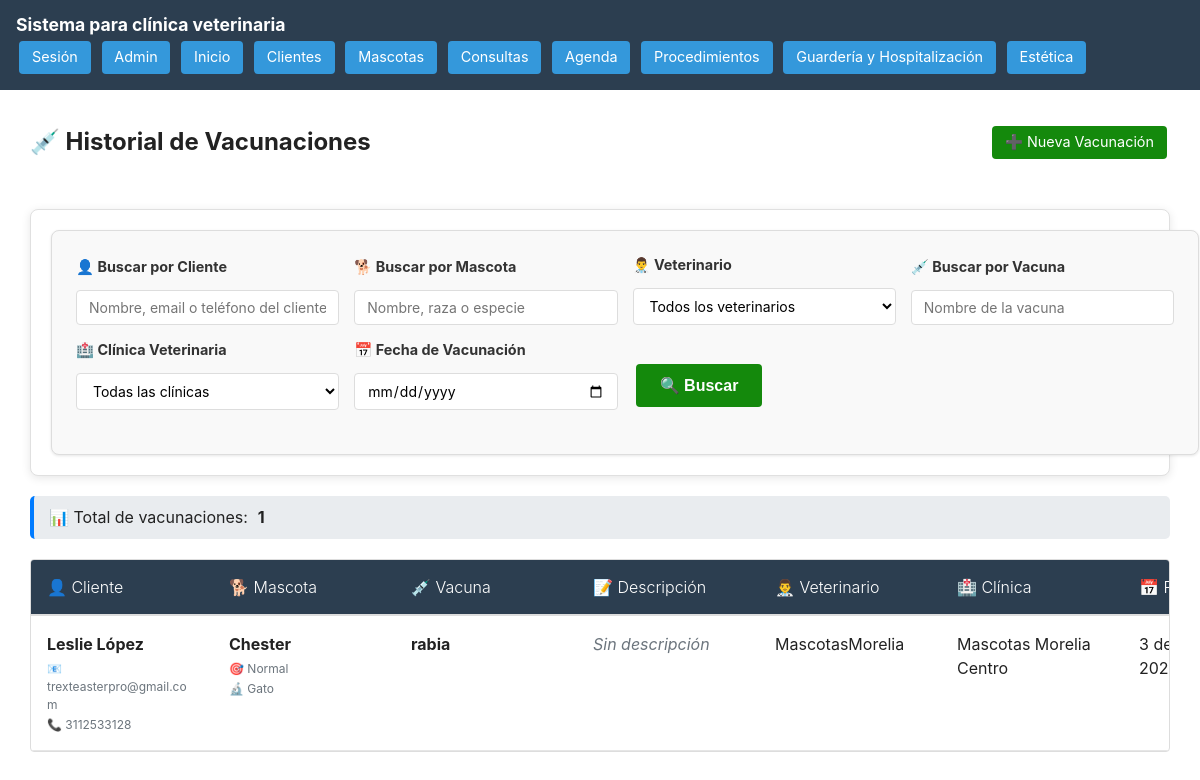
/procedimientos/vacunacion/historial/ (signed in), run on the app's committed database.
### Procedimientos/models.py (models this page shows, shortened)
class Vacunaciones(models.Model):
    CLINICAS = [
        ('Mascotas Morelia Centro (Samuel Castañon Pte. 73 Centro 60600 Apatzingán, Mich. Número 453-227-1694)', 'Mascotas Morelia Centro (Samuel Castañon Pte. 73 Centro 60600 Apatzingán, Mich. Número 453-227-1694)'),
    ]
    mascota = models.ForeignKey(Mascotas, on_delete=models.CASCADE)
    vacunas = models.ForeignKey(ListaVacunas, on_delete=models.CASCADE)
    descripcion = models.TextField(blank= True)
    veterinario =  models.ForeignKey(User, on_delete=models.CASCADE)
    clinicaVeterinaria = models.CharField(
        max_length=255,
        choices=CLINICAS,
        default='Mascotas Morelia Centro (Samuel Castañon Pte. 73 Centro 60600 Apatzingán, Mich. Número 453-227-1694)'  # puedes poner un valor por defecto si quieres
    )
    fecha = models.DateField()

class ListaVacunas(models.Model):
    vacuna = models.TextField()

### ClientesMascotas/models.py (models this page shows)
class Mascotas(models.Model):
    SEXOS = [
        ('macho', 'macho'),
        ('hembra', 'hembra'),
    ]
    cliente = models.ForeignKey(Clientes, on_delete=models.CASCADE)
    nombre = models.CharField(max_length=255)
    especie = models.CharField(max_length=255)
    raza = models.CharField(max_length=255)
    fechaNacimiento = models.DateField()
    peso = models.FloatField()
    vacunas = models.TextField(blank=True)
    ultimaDesparasitacion = models.DateField(blank= True, null=True)
    ultimoDesparasitante = models.TextField(blank=True)
    alergias = models.TextField(blank=True)
    vive = models.BooleanField(default=True)
    sexo = models.CharField(
        max_length=20,
        choices=SEXOS,
        default='macho'  # puedes poner un valor por defecto si quieres
    )
    alimento = models.TextField(blank = True)

class Clientes(models.Model):
    nombre = models.CharField(max_length=255)
    email = models.EmailField(unique=True, blank = True)
    telefono = models.CharField(max_length=20, unique = True)
    direccion = models.TextField(blank=True)

### Procedimientos/views.py (the view)
# urls.py: path('vacunacion/historial/', views.historial_vacunaciones, name='historial_vacunaciones'),
@login_required
def historial_vacunaciones(request):
    vacunaciones = Vacunaciones.objects.all().select_related(
        'mascota', 'mascota__cliente', 'veterinario', 'vacunas'
    ).order_by('-fecha')
    query_cliente = request.GET.get('q_cliente', '').strip().lower()
    query_mascota = request.GET.get('q_mascota', '').strip().lower()
    query_veterinario = request.GET.get('q_veterinario', '')  # Cambiado para usar ID
    query_veterinaria = request.GET.get('q_veterinaria', '')
    query_vacuna = request.GET.get('q_vacuna', '').strip().lower()
    query_fecha = request.GET.get('q_fecha', '')
    if query_cliente:
        vacunaciones = vacunaciones.filter(
            Q(mascota__cliente__nombre__icontains=query_cliente) |
            Q(mascota__cliente__email__icontains=query_cliente) |
            Q(mascota__cliente__telefono__icontains=query_cliente)
        )
    if query_mascota:
        vacunaciones = vacunaciones.filter(
            Q(mascota__nombre__icontains=query_mascota) |
            Q(mascota__raza__icontains=query_mascota) |
            Q(mascota__especie__icontains=query_mascota)
        )
    if query_veterinario:
        vacunaciones = vacunaciones.filter(veterinario_id=query_veterinario)
    if query_veterinaria:
        vacunaciones = vacunaciones.filter(clinicaVeterinaria=query_veterinaria)
    if query_vacuna:
        vacunaciones = vacunaciones.filter(vacunas__vacuna__icontains=query_vacuna)
    if query_fecha:
        vacunaciones = vacunaciones.filter(fecha=query_fecha)
    veterinarios = User.objects.filter(is_active=True).order_by('first_name', 'last_name')
    clinicas = Vacunaciones.CLINICAS
    vacunas_lista = ListaVacunas.objects.all().order_by('vacuna')
    filtros_activos = any([query_cliente, query_mascota, query_veterinario,
                          query_veterinaria, query_vacuna, query_fecha])
    return render(request, 'procedimientos/vacunaciones/verVacunaciones.html', {
        'vacunaciones': vacunaciones,
        'veterinarios': veterinarios,
        'clinicas': clinicas,
        'vacunas_lista': vacunas_lista,
        'query_cliente': query_cliente,
        'query_mascota': query_mascota,
        'query_veterinario': query_veterinario,
        'query_veterinaria': query_veterinaria,
        'query_vacuna': query_vacuna,
        'query_fecha': query_fecha,
        'filtros_activos': filtros_activos
    })

### templates/procedimientos/vacunaciones/verVacunaciones.html (shortened to what this page needs)
{% extends 'base.html' %}
{% block content %}
<section class="container">
    <div class="header-actions">
        <h2>💉 Historial de Vacunaciones</h2>
        <a href="{% url 'nueva_vacunacion' %}" class="btn-home btn-agregar">
            ➕ Nueva Vacunación
        </a>
    </div>
    <div class="filtros-combinados">
        <form method="get" action="" class="filtros-form">
            <div class="filtros-grid">
                <div class="filtro-group">
                    <label for="q_cliente" class="filtro-label">
                        👤 Buscar por Cliente
                    </label>
                    <div class="filtro-input-container">
                        <input
                            type="text"
                            id="q_cliente"
                            name="q_cliente"
                            placeholder="Nombre, email o teléfono del cliente..."
                            class="filtro-input"
                            value="{{ query_cliente }}"
                        >
                    </div>
                </div>
                <div class="filtro-group">
                    <label for="q_mascota" class="filtro-label">
                        🐕 Buscar por Mascota
                    </label>
                    <div class="filtro-input-container">
                        <input
                            type="text"
                            id="q_mascota"
                            name="q_mascota"
                            placeholder="Nombre, raza o especie"
                            class="filtro-input"
                            value="{{ query_mascota }}"
                        >
                    </div>
                </div>
                <div class="filtro-group">
                    <label for="q_veterinario" class="filtro-label">
                        👨‍⚕️ Veterinario
                    </label>
                    <div class="filtro-input-container">
                        <select id="q_veterinario" name="q_veterinario" class="filtro-input">
                            <option value="">Todos los veterinarios</option>
                        </select>
                    </div>
                </div>
                <div class="filtro-group">
                    <label for="q_vacuna" class="filtro-label">
                        💉 Buscar por Vacuna
                    </label>
                    <div class="filtro-input-container">
                        <input
                            type="text"
                            id="q_vacuna"
                            name="q_vacuna"
                            placeholder="Nombre de la vacuna"
                            class="filtro-input"
                            value="{{ query_vacuna }}"
                        >
                    </div>
                </div>
                <div class="filtro-group">
                    <label for="q_veterinaria" class="filtro-label">
                        🏥 Clínica Veterinaria
                    </label>
                    <div class="filtro-input-container">
                        <select id="q_veterinaria" name="q_veterinaria" class="filtro-input">
                            <option value="">Todas las clínicas</option>
                        </select>
                    </div>
                </div>
                <div class="filtro-group">
                    <label for="q_fecha" class="filtro-label">
                        📅 Fecha de Vacunación
                    </label>
                    <div class="filtro-input-container">
                        <input
                            type="date"
                            id="q_fecha"
                            name="q_fecha"
                            class="filtro-input"
                            value="{{ query_fecha }}"
                        >
                    </div>
                </div>
                <div class="filtro-actions">
                    <button type="submit" class="btn-home filtro-submit">
                        🔍 Buscar
                    </button>
                </div>
            </div>
        </form>
    </div>
    {% if filtros_activos %}
    <div class="results-info">
        <p>
            📊 Mostrando <strong>{{ vacunaciones|length }}</strong> vacunación(es)
            {% if query_cliente %}para cliente: "<strong>{{ query_cliente }}</strong>"{% endif %}
            {% if query_mascota %}{% if query_cliente %}y {% endif %}mascota: "<strong>{{ query_mascota }}</strong>"{% endif %}
            {% if query_veterinario %}
                {% if query_cliente or query_mascota %}y {% endif %}veterinario:
                "<strong>
                    {% for vet in veterinarios %}
                        {% if vet.id|stringformat:"s" == query_veterinario %}
                            {{ vet.get_full_name|default:vet.username }}
                        {% endif %}
                    {% endfor %}
                </strong>"
            {% endif %}
            {% if query_vacuna %}{% if query_cliente or query_mascota or query_veterinario %}y {% endif %}vacuna: "<strong>{{ query_vacuna }}</strong>"{% endif %}
            {% if query_veterinaria %}{% if query_cliente or query_mascota or query_veterinario or query_vacuna %}en {% else %}en {% endif %}clínica: "<strong>{{ query_veterinaria }}</strong>"{% endif %}
            {% if query_fecha %}{% if query_cliente or query_mascota or query_veterinario or query_vacuna or query_veterinaria %}el {% else %}el {% endif %}<strong>{{ query_fecha }}</strong>{% endif %}
        </p>
    </div>
    {% else %}
    <div class="results-info">
        <p>📊 Total de vacunaciones: <strong>{{ vacunaciones|length }}</strong></p>
    </div>
    {% endif %}
    <div class="custom-table-container">
        <table class="custom-table">
            <thead>
                <tr>
                    <th>👤 Cliente</th>
                    <th>🐕 Mascota</th>
                    <th>💉 Vacuna</th>
                    <th>📝 Descripción</th>
                    <th>👨‍⚕️ Veterinario</th>
                    <th>🏥 Clínica</th>
                    <th>📅 Fecha</th>
                </tr>
            </thead>
            <tbody>
                {% for vacunacion in vacunaciones %}
                <tr>
                    <td>
                        <div class="client-info">
                            <strong>{{ vacunacion.mascota.cliente.nombre }}</strong>
                            <div class="client-details">
                                {% if vacunacion.mascota.cliente.email %}
                                <small>📧 {{ vacunacion.mascota.cliente.email }}</small>
                                {% endif %}
                                {% if vacunacion.mascota.cliente.telefono %}
                                <small>📞 {{ vacunacion.mascota.cliente.telefono }}</small>
                                {% endif %}
                            </div>
                        </div>
                    </td>
                    <td>
                        <div class="pet-info">
                            <strong>{{ vacunacion.mascota.nombre }}</strong>
                            <div class="pet-details">
                                <small>🎯 {{ vacunacion.mascota.raza|default:"Sin raza" }}</small>
                                <small>🔬 {{ vacunacion.mascota.especie|default:"Sin especie" }}</small>
                            </div>
                        </div>
                    </td>
                    <td>
                        <strong>{{ vacunacion.vacunas.vacuna }}</strong>
                    </td>
                    <td>
                        {% if vacunacion.descripcion %}
                            <div class="truncate-text" title="{{ vacunacion.descripcion }}">
                                {{ vacunacion.descripcion|truncatewords:10 }}
                            </div>
                        {% else %}
                            <span style="color: #6c757d; font-style: italic;">Sin descripción</span>
                        {% endif %}
                    </td>
                    <td>
                        {{ vacunacion.veterinario.get_full_name|default:vacunacion.veterinario.username }}
                    </td>
                    <td>{{ vacunacion.clinicaVeterinaria }}</td>
                    <td>{{ vacunacion.fecha }}</td>
                </tr>
                {% endfor %}
            </tbody>
        </table>
    </div>
</section>
{% endblock %}

### static/styles/main.css (style rules this page uses)
:root { --brand-bg: #2c3e50; --btn-bg: #3498db; --btn-bg-hover: #2980b9; --text-on-brand: #ffffff; --btn-agr: #14890c; --btn-agr-hover: #0fda15; --btn-regresar: #e67e22; --btn-regresar-hover: #a85904; --form-bg: #fafafa; --form-border: #e0e0e0; --error-color: #d9534f; --success-color: #28a745; }
body { margin: 0; font-family: -apple-system, BlinkMacSystemFont, 'Segoe UI', Roboto, 'Helvetica Neue', Arial; line-height: 1.4; color: #222; }
.btn-home, .btn-agregar, .btn-regresar { display: inline-block; padding: 0.4rem 0.8rem; color: white; text-decoration: none; border-radius: 4px; margin: 0.2rem; border: none; cursor: pointer; font-size: 0.9rem; }
.btn-home { background: var(--btn-bg); }
.btn-agregar { background: var(--btn-agr); }
form { display: flex; flex-direction: column; gap: 1.5rem; background: #f9f9f9; padding: 1.5rem; border: 1px solid #ddd; border-radius: 8px; box-shadow: 0 1px 3px rgba(0, 0, 0, 0.1); }
form label { font-weight: bold; color: #333; margin-bottom: 0.5rem; display: block; }
form input, form textarea, form select { padding: 0.75rem; border: 1px solid #ccc; border-radius: 4px; font-size: 1rem; width: 100%; box-sizing: border-box; font-family: inherit; }
form button[type="submit"] { align-self: flex-start; padding: 0.75rem 1.5rem; background: var(--btn-agr); color: white; border: none; border-radius: 4px; cursor: pointer; font-size: 1rem; font-weight: bold; }
.custom-table-container { overflow-x: auto; border: 1px solid #ddd; border-radius: 4px; margin-top: 1rem; }
.custom-table { width: 100%; border-collapse: collapse; table-layout: auto; }
.custom-table thead th { text-align: left; padding: 1rem 1rem; background: var(--brand-bg); color: var(--text-on-brand); font-weight: 300; border-bottom: 2px solid #ddd; white-space: normal; word-wrap: break-word; word-break: break-word; }
.custom-table tbody td { padding: 1rem 1rem; border-bottom: 1px solid #e6e6e6; vertical-align: top; word-wrap: break-word; word-break: break-word; line-height: 1.5; min-width: 150px; }
.filtros-combinados { background: white; padding: 20px; border-radius: 8px; box-shadow: 0 2px 10px rgba(0,0,0,0.1); margin-bottom: 20px; border: 1px solid var(--form-border); }
.filtros-form { width: 100%; }
.filtros-grid { display: grid; grid-template-columns: 1fr 1fr auto; gap: 15px; align-items: end; }
.filtro-group { display: flex; flex-direction: column; gap: 8px; }
.filtro-label { font-weight: bold; color: var(--brand-bg); font-size: 0.9rem; margin-bottom: 5px; }
.filtro-input-container { position: relative; display: flex; align-items: center; }
.filtro-input { width: 100%; padding: 10px 40px 10px 12px; border: 2px solid #e0e0e0; border-radius: 6px; font-size: 14px; transition: all 0.3s ease; background: white; }
.filtro-actions { display: flex; gap: 10px; align-items: center; }
.filtro-submit { background: var(--btn-bg); padding: 10px 20px; white-space: nowrap; }
.results-info { background: #f8f9fa; padding: 12px 20px; border-radius: 8px; margin: 15px 0; border-left: 4px solid var(--btn-bg); }
.results-info p { margin: 0; display: flex; align-items: center; gap: 10px; flex-wrap: wrap; }
.client-info, .pet-info { display: flex; flex-direction: column; gap: 4px; }
.client-details, .pet-details { display: flex; flex-direction: column; gap: 2px; }
.client-details small, .pet-details small { color: #666; font-size: 0.8em; }
.header-actions { display: flex; justify-content: space-between; align-items: center; margin-bottom: 30px; flex-wrap: wrap; gap: 15px; }
.container { padding: 1rem; max-width: 100%; margin: 0 auto; }
@media (min-width: 1200px) { .container { max-width: 1140px; } }

### data on the page
Vacunaciones: mascota.cliente.nombre "Leslie López", mascota.cliente.email "trexteasterpro@gmail.com", mascota.cliente.telefono "3112533128", mascota.nombre "Chester", mascota.raza "Normal", mascota.especie "Gato", vacunas.vacuna "rabia", descripcion "Sin descripción", veterinario.get_full_name "MascotasMorelia", clinicaVeterinaria "Mascotas Morelia Centro", fecha "3…"

### other printed values
{{ vacunaciones|length }} "1"
